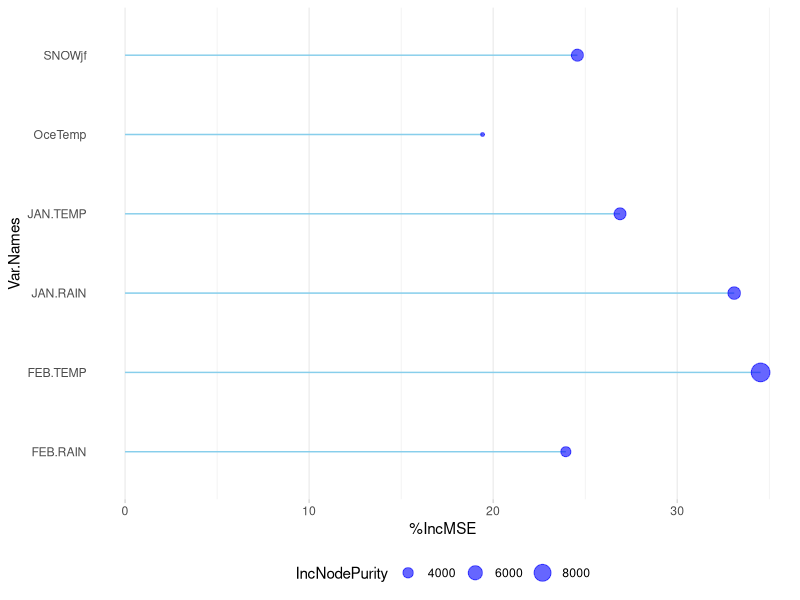

Write R code to recreate this figure.
#1. Loading Packages
library(randomForest)
library(ggplot2)

#2. Loading Data
CBloom4_24 <-read.table("Cherryblossom_2004-2024.txt",header =TRUE,sep="\t", fill = TRUE)

#3. Data preparation
# Create a new variable by summing two existing variables
CBloom4_24$OceTemp <- 2*CBloom4_24$EL.NINO+CBloom4_24$LA.NINA

#Dropping unwanted variables
CBloom4_24<-CBloom4_24[ , -c(1,3, 4, 5, 6,10,11,12,13,14,15,16)]

#Dropping rows with NA
CBloom4_24<-CBloom4_24[-c(22,23,24,25,26),]

#3. Fitting the random forest model with original dataset. 
set.seed(1237)
CBloom4_24.rg <- randomForest(PEAK ~ ., data=CBloom4_24, importance=TRUE,
                        proximity=TRUE)

sqrt(sum((CBloom4_24.rg$predicted - CBloom4_24$PEAK)^2) / nrow(CBloom4_24))

#4. Generating the bootstrap sample
set.seed(25)
bootdataCBloom4_24=CBloom4_24[sample(nrow(CBloom4_24), 1000, replace=TRUE), ]
head(bootdataCBloom4_24)
nrow(bootdataCBloom4_24)
str(bootdataCBloom4_24)

#5. Creating the training and testing datasets
#Splitting the data 70:30 
set.seed(25)
samp <- sample(nrow(bootdataCBloom4_24), 0.7 * nrow(bootdataCBloom4_24))
train <- bootdataCBloom4_24[samp, ]
nrow(train)
test <- bootdataCBloom4_24[-samp, ]
nrow(test)

#Creating excel file to use in Python
library(openxlsx)
write.xlsx(bootdataCBloom4_24, 'C:/Users/fordeia/CherryBlossom/bootdataCBloom4_24.xlsx')
write.xlsx(train, 'C:/Users/fordeia/CherryBlossom/trainCB.xlsx')
write.xlsx(test, 'C:/Users/fordeia/CherryBlossom/testCB.xlsx')

#6. Training the random forest model with the bootstrap dataset
set.seed(25)
CBloom4_24.rgBoot <- randomForest(PEAK ~ ., data=train, importance=TRUE,
                        proximity=TRUE)

sqrt(sum((CBloom4_24.rgBoot$predicted - train$PEAK)^2) / nrow(train))

#Extracting feature importance

importance(CBloom4_24.rgBoot)
importance(CBloom4_24.rgBoot, type=1)

#7. Visualize variable importance ----------------------------------------------

# Get variable importance from the model fit
ImpData <- as.data.frame(importance(CBloom4_24.rgBoot))
ImpData$Var.Names <- row.names(ImpData)

ggplot(ImpData, aes(x=Var.Names, y=`%IncMSE`)) +
  geom_segment( aes(x=Var.Names, xend=Var.Names, y=0, yend=`%IncMSE`), color="skyblue") +
  geom_point(aes(size = IncNodePurity), color="blue", alpha=0.6) +
  theme_light() +
  coord_flip() +
  theme(
    legend.position="bottom",
    panel.grid.major.y = element_blank(),
    panel.border = element_blank(),
    axis.ticks.y = element_blank()
  )

